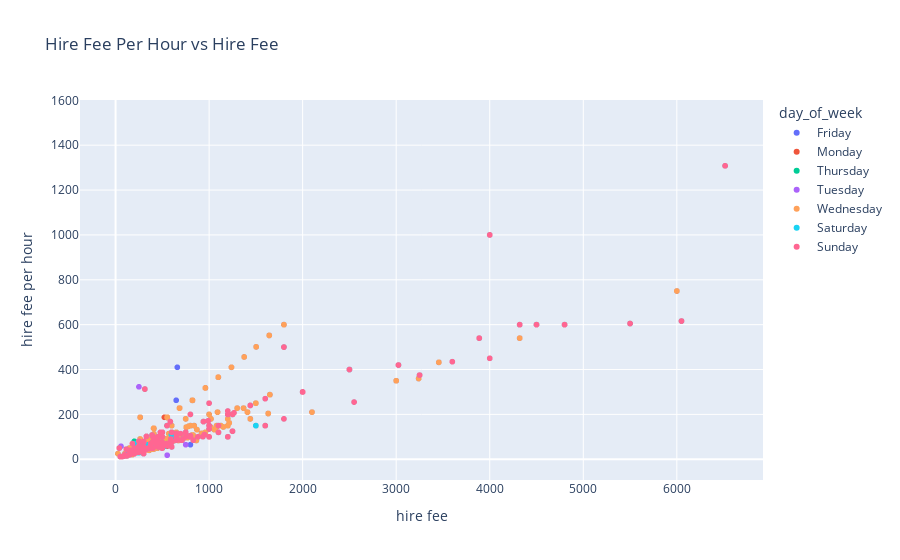

The cell this chart's notebook holds for it:
### Markdown cell above
Finally, we plot our data in 2 separate plots, splitting the data by day_of_week:

### Code cell
fig = px.scatter(plotting_table, x="hire fee", y="hire fee per hour", 
                 color = 'day_of_week', title = 'Hire Fee Per Hour vs Hire Fee')
fig.show()

### Figure 1 — Plotly figure (JSON) as saved in the notebook; plotly's stock layout.template omitted (floating-point values rounded to 4 significant figures; data arrays with more than 128 entries replaced by an {"elided": "..."} marker saying what was removed)
{"data": [{"hovertemplate": "day_of_week=Friday<br>hire fee=%{x}<br>hire fee per hour=%{y}<extra></extra>", "legendgroup": "Friday", "marker": {"color": "#636efa", "symbol": "circle"}, "mode": "markers", "name": "Friday", "showlegend": true, "type": "scattergl", "x": {"elided": "794 float values"}, "xaxis": "x", "y": {"elided": "794 float values"}, "yaxis": "y"}, {"hovertemplate": "day_of_week=Monday<br>hire fee=%{x}<br>hire fee per hour=%{y}<extra></extra>", "legendgroup": "Monday", "marker": {"color": "#EF553B", "symbol": "circle"}, "mode": "markers", "name": "Monday", "showlegend": true, "type": "scattergl", "x": {"elided": "781 float values"}, "xaxis": "x", "y": {"elided": "781 float values"}, "yaxis": "y"}, {"hovertemplate": "day_of_week=Thursday<br>hire fee=%{x}<br>hire fee per hour=%{y}<extra></extra>", "legendgroup": "Thursday", "marker": {"color": "#00cc96", "symbol": "circle"}, "mode": "markers", "name": "Thursday", "showlegend": true, "type": "scattergl", "x": {"elided": "788 float values"}, "xaxis": "x", "y": {"elided": "788 float values"}, "yaxis": "y"}, {"hovertemplate": "day_of_week=Tuesday<br>hire fee=%{x}<br>hire fee per hour=%{y}<extra></extra>", "legendgroup": "Tuesday", "marker": {"color": "#ab63fa", "symbol": "circle"}, "mode": "markers", "name": "Tuesday", "showlegend": true, "type": "scattergl", "x": {"elided": "782 float values"}, "xaxis": "x", "y": {"elided": "782 float values"}, "yaxis": "y"}, {"hovertemplate": "day_of_week=Wednesday<br>hire fee=%{x}<br>hire fee per hour=%{y}<extra></extra>", "legendgroup": "Wednesday", "marker": {"color": "#FFA15A", "symbol": "circle"}, "mode": "markers", "name": "Wednesday", "showlegend": true, "type": "scattergl", "x": {"elided": "787 float values"}, "xaxis": "x", "y": {"elided": "787 float values"}, "yaxis": "y"}, {"hovertemplate": "day_of_week=Saturday<br>hire fee=%{x}<br>hire fee per hour=%{y}<extra></extra>", "legendgroup": "Saturday", "marker": {"color": "#19d3f3", "symbol": "circle"}, "mode": "markers", "name": "Saturday", "showlegend": true, "type": "scattergl", "x": {"elided": "397 float values"}, "xaxis": "x", "y": {"elided": "397 int values"}, "yaxis": "y"}, {"hovertemplate": "day_of_week=Sunday<br>hire fee=%{x}<br>hire fee per hour=%{y}<extra></extra>", "legendgroup": "Sunday", "marker": {"color": "#FF6692", "symbol": "circle"}, "mode": "markers", "name": "Sunday", "showlegend": true, "type": "scattergl", "x": {"elided": "369 float values"}, "xaxis": "x", "y": {"elided": "369 int values"}, "yaxis": "y"}], "layout": {"autosize": true, "legend": {"title": {"text": "day_of_week"}, "tracegroupgap": 0}, "title": {"text": "Hire Fee Per Hour vs Hire Fee"}, "xaxis": {"anchor": "y", "autorange": true, "domain": [0, 1], "range": [-368.4, 6909.0], "title": {"text": "hire fee"}, "type": "linear"}, "yaxis": {"anchor": "x", "autorange": true, "domain": [0, 1], "range": [-114.0, 1623.0], "title": {"text": "hire fee per hour"}, "type": "linear"}}}
